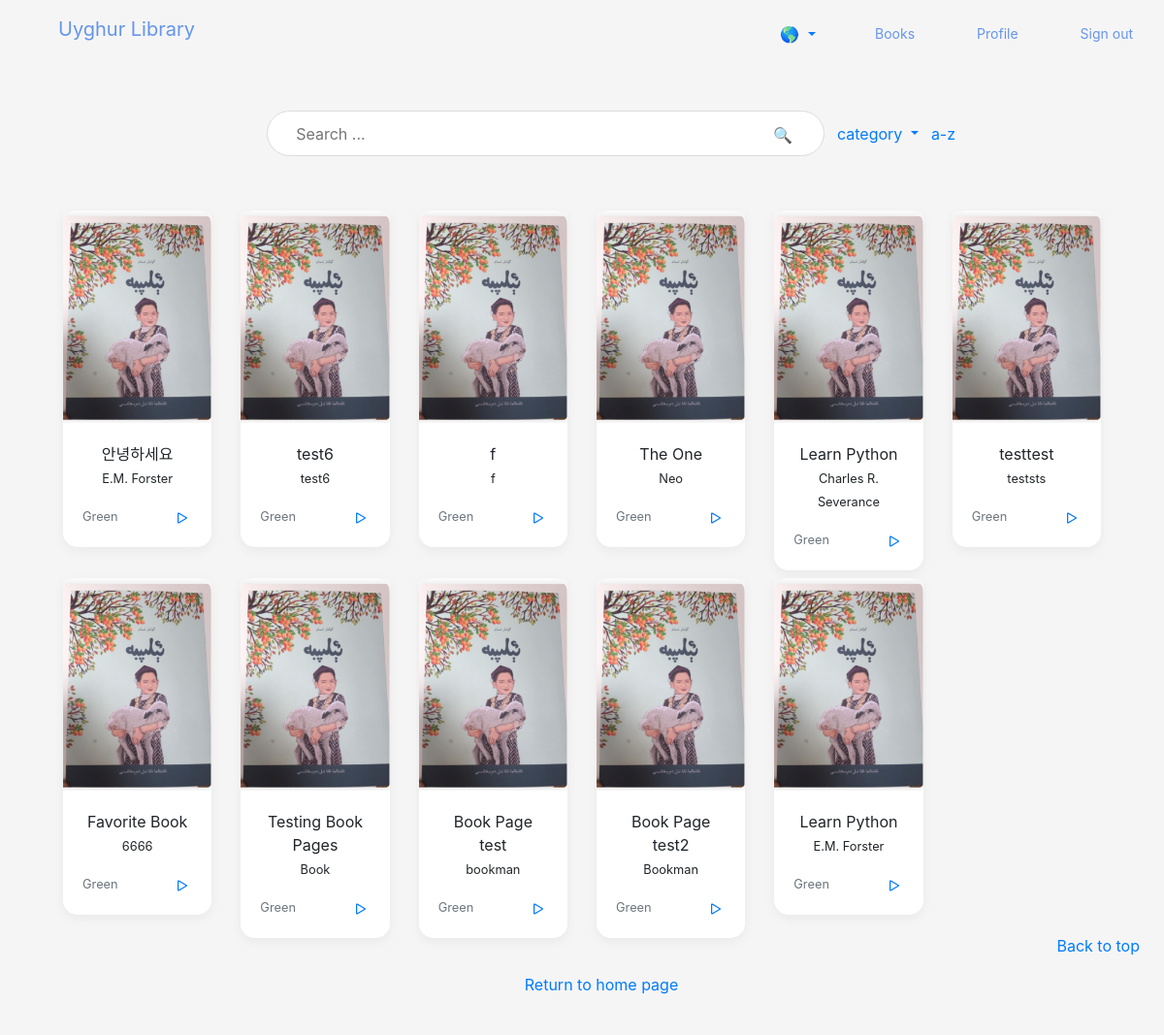
/en/books/?category=Green (signed in), run on the app's committed database.
### library/models.py (models this page shows, shortened)
class Book(models.Model):
    ISBN = models.CharField(max_length=100, default='')
    title = models.CharField(max_length=100)
    author = models.CharField(max_length=100)
    pdf = models.FileField(upload_to='books/pdfs/')
    cover = models.ImageField(upload_to='books/covers/', default='books/covers/default.png',blank=True)
    category = models.ForeignKey('Category',on_delete=models.PROTECT,default=1)
    publishedYear=models.CharField(max_length=100, default='',blank=True)
    publisher = models.CharField(max_length=100, default='',blank=True)
    pages=models.CharField(max_length=100, default='')
    summary = models.TextField(max_length=250,blank=True)
    favorite = models.ManyToManyField(User,related_name='favorite', blank=True)

class Category(models.Model):
    name = models.CharField(max_length=100)
    def __str__(self):
        return self.name

### library/views.py (the view)
# urls.py: path('books/', views.book_list, name='book_list'),
def book_list(request):
    category = request.GET.get('category')
    if category == None:
        books = Book.objects.all()
    else:
        books = Book.objects.filter(category__name=category)
    categories = Category.objects.all()
    return render(request, 'library/book_list.html', {
        'books': books,
        'categories':categories,
    })

### library/templates/library/book_list.html (shortened to what this page needs)
{% extends 'library/base.html' %}
{% load i18n %}
{% block content %}
<header>
  <div class="navbar">
    <div class="container">
      <form action="{% url 'search' %}" method="get">
        <div class="bar">
          <input name="q" class="searchbar" type="text" title="Search" placeholder="Search ...">
          <button type="submit" class="btn btn-link nounderline">🔍</button>
        </div>
      </form>
      <div class="dropdown">
        <button class="btn btn-link nounderline dropdown-toggle" type="button" id="dropdownMenu2" data-toggle="dropdown" aria-haspopup="true" aria-expanded="false">
          {% translate "category" %}
        </button>
      </div>
      <form action="{% url 'book_list' %}" method="get">
        <a href="{% url 'book_list' %}">{% translate "a-z" %}</a>
        </form>
    </div>
  </div>
</header>
<main role="main">
  <div class="album py-5">
    <div class="container">
      <div class="row">
        {% for book in books %}
        <div class="col-md-2">
          <div class="card mb-2 box-shadow">
            <img class="card-img-top" src="{{ book.cover.url }}" alt="book cover">
            <div class="card-body book">
              <p class="card-text">{{ book.title }}<br><small>{{ book.author }}</small></p>
              <div class="d-flex justify-content-between align-items-center">
                <div class="btn-group">
                  <small class="text-muted">{{ book.category }}</small>
                </div>
                <a title="Read" class="nounderline" href="{% url 'book_info' book.ISBN %}">
                  <i class="bi bi-play">
                    <svg xmlns="http://www.w3.org/2000/svg" width="20" height="20" fill="currentColor" class="bi bi-play" viewBox="0 0 16 16">
                      <path d="M10.804 8 5 4.633v6.734L10.804 8zm.792-.696a.802.802 0 0 1 0 1.392l-6.363 3.692C4.713 12.69 4 12.345 4 11.692V4.308c0-.653.713-.998 1.233-.696l6.363 3.692z"/>
                    </svg>
                    </i>
                </a>
              </div>
            </div>
          </div>
        </div>
        {% endfor %}
      </div>
    </div>
  </div>
</main>
<footer class="text-muted">
  <div class="container">
    <p class="float-right">
      <a href="#">{% translate "Back to top" %}</a>
    </p>
    <br>
    <p></p><a class="nounderline" href="{% url 'library-home' %}">{% translate "Return to home page" %}</a></p>
  </div>
</footer>
{% endblock %}

### library/static/css/app.css (style rules this page uses)
html, body { margin: 0; width: 100vw; height: 97vh; background-color: #f6f5f5; }
.bar { margin:0 auto; width:350px; border-radius:30px; border:1px solid #dcdcdc; }
.searchbar { height:45px; border:none; width:200px; font-size:16px; outline: none; }
.nounderline { text-decoration: none!important; }
footer { position: absolute; bottom: 0px; width: 100%; }

### library/templates/library/book_list.html (style rules this page uses)
:root { --jumbotron-padding-y: 3rem; }
.box-shadow { box-shadow: 0 .25rem .75rem rgba(0, 0, 0, .05); }
.nounderline { text-decoration: none !important; }
.card { border: none; border-bottom-right-radius: 15px; border-bottom-left-radius: 15px; background-color: #f6f5f5; }
.card-body.book { background-color: white; border-bottom-right-radius: 15px; border-bottom-left-radius: 15px; }
.card-img-top { border-top-right-radius: 15px; border-top-left-radius: 15px; }
.bar { margin:0 auto; width:575px; border-radius:30px; border:1px solid #dcdcdc; background-color: white; }
.searchbar { height:45px; border:none; width:484px; font-size:16px; outline: none; padding-left: 10px; }
.navbar > .container { margin-left: 60px; justify-content: center; }

### data on the page
Book: cover (placeholder picture), title "안녕하세요", author "E.M. Forster", category "Green"
Book: cover (placeholder picture), title "test6", author "test6", category "Green"
Book: cover (placeholder picture), title "f", author "f", category "Green"
Book: cover (placeholder picture), title "The One", author "Neo", category "Green"
Book: cover (placeholder picture), title "Learn Python", author "Charles R. Severance", category "Green"
Book: cover (placeholder picture), title "testtest", author "teststs", category "Green"
Book: cover (placeholder picture), title "Favorite Book", author "6666", category "Green"
Book: cover (placeholder picture), title "Testing Book Pages", author "Book", category "Green"
Book: cover (placeholder picture), title "Book Page test", author "bookman", category "Green"
Book: cover (placeholder picture), title "Book Page test2", author "Bookman", category "Green"
Book: cover (placeholder picture), title "Learn Python", author "E.M. Forster", category "Green"
